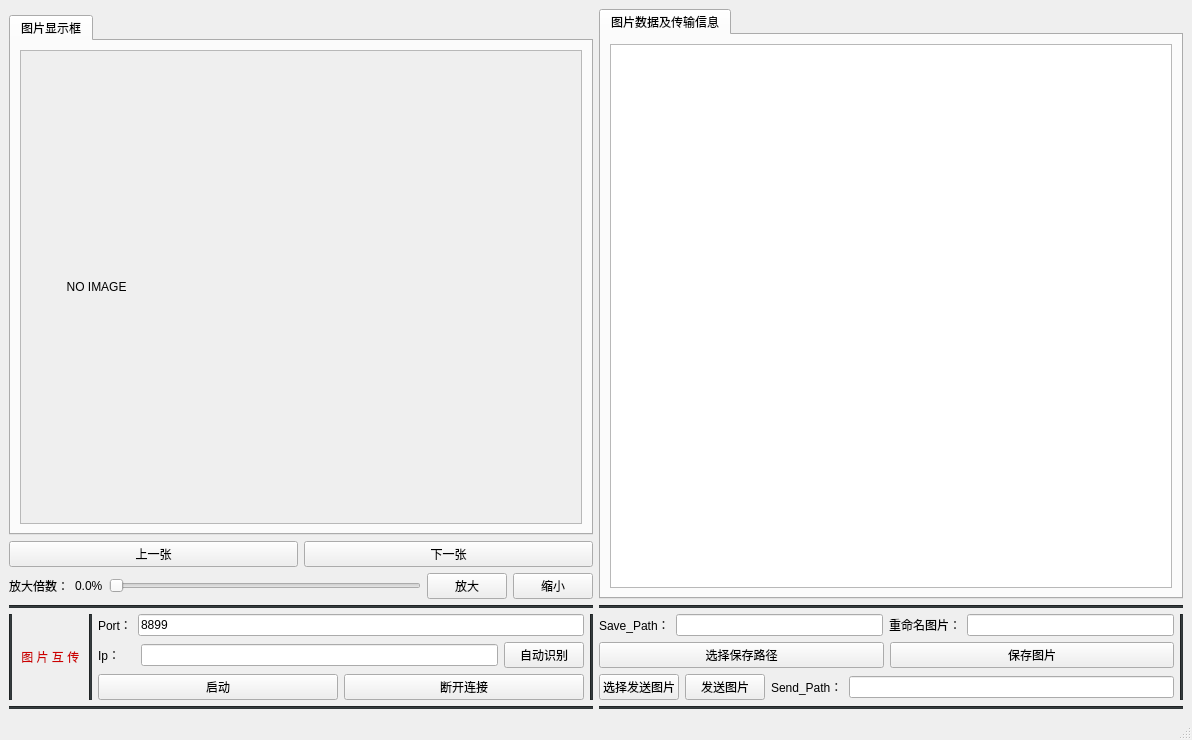
<?xml version="1.0" encoding="UTF-8"?>
<ui version="4.0">
 <class>MainWindow</class>
 <widget class="QMainWindow" name="MainWindow">
  <property name="geometry">
   <rect>
    <x>0</x>
    <y>0</y>
    <width>1192</width>
    <height>740</height>
   </rect>
  </property>
  <property name="windowTitle">
   <string>MainWindow</string>
  </property>
  <widget class="QWidget" name="centralwidget">
   <layout class="QGridLayout" name="gridLayout_4">
    <item row="6" column="1">
     <widget class="Line" name="line_7">
      <property name="styleSheet">
       <string notr="true">background-color: rgb(46, 52, 54);</string>
      </property>
      <property name="orientation">
       <enum>Qt::Horizontal</enum>
      </property>
     </widget>
    </item>
    <item row="6" column="0">
     <widget class="Line" name="line_6">
      <property name="styleSheet">
       <string notr="true">background-color: rgb(46, 52, 54);</string>
      </property>
      <property name="orientation">
       <enum>Qt::Horizontal</enum>
      </property>
     </widget>
    </item>
    <item row="4" column="1">
     <widget class="Line" name="line_4">
      <property name="styleSheet">
       <string notr="true">background-color: rgb(46, 52, 54);</string>
      </property>
      <property name="orientation">
       <enum>Qt::Horizontal</enum>
      </property>
     </widget>
    </item>
    <item row="5" column="0" colspan="2">
     <layout class="QHBoxLayout" name="horizontalLayout_8" stretch="0,0,0,0">
      <item>
       <layout class="QHBoxLayout" name="horizontalLayout_3">
        <item>
         <widget class="Line" name="line_8">
          <property name="styleSheet">
           <string notr="true">background-color: rgb(46, 52, 54);</string>
          </property>
          <property name="orientation">
           <enum>Qt::Vertical</enum>
          </property>
         </widget>
        </item>
        <item>
         <widget class="QLabel" name="label">
          <property name="styleSheet">
           <string notr="true">font: 25pt &quot;Ubuntu&quot;;
color: rgb(204, 0, 0);</string>
          </property>
          <property name="text">
           <string> 图 片 互 传 </string>
          </property>
         </widget>
        </item>
        <item>
         <widget class="Line" name="line">
          <property name="styleSheet">
           <string notr="true">background-color: rgb(46, 52, 54);</string>
          </property>
          <property name="orientation">
           <enum>Qt::Vertical</enum>
          </property>
         </widget>
        </item>
        <item>
         <layout class="QVBoxLayout" name="verticalLayout">
          <item>
           <layout class="QHBoxLayout" name="horizontalLayout_2">
            <item>
             <widget class="QLabel" name="label_3">
              <property name="text">
               <string>Port：</string>
              </property>
             </widget>
            </item>
            <item>
             <widget class="QLineEdit" name="port">
              <property name="text">
               <string>8899</string>
              </property>
             </widget>
            </item>
           </layout>
          </item>
          <item>
           <layout class="QHBoxLayout" name="horizontalLayout">
            <item>
             <widget class="QLabel" name="label_2">
              <property name="text">
               <string>Ip：</string>
              </property>
             </widget>
            </item>
            <item>
             <spacer name="horizontalSpacer">
              <property name="orientation">
               <enum>Qt::Horizontal</enum>
              </property>
              <property name="sizeType">
               <enum>QSizePolicy::Fixed</enum>
              </property>
              <property name="sizeHint" stdset="0">
               <size>
                <width>15</width>
                <height>17</height>
               </size>
              </property>
             </spacer>
            </item>
            <item>
             <widget class="QLineEdit" name="ip"/>
            </item>
            <item>
             <widget class="QPushButton" name="sutoip">
              <property name="styleSheet">
               <string notr="true">font: 9pt &quot;微软雅黑&quot;;</string>
              </property>
              <property name="text">
               <string>自动识别</string>
              </property>
             </widget>
            </item>
           </layout>
          </item>
          <item>
           <layout class="QHBoxLayout" name="horizontalLayout_5">
            <item>
             <widget class="QPushButton" name="start">
              <property name="styleSheet">
               <string notr="true">font: 9pt &quot;微软雅黑&quot;;</string>
              </property>
              <property name="text">
               <string>启动</string>
              </property>
             </widget>
            </item>
            <item>
             <widget class="QPushButton" name="disconn">
              <property name="styleSheet">
               <string notr="true">font: 9pt &quot;微软雅黑&quot;;</string>
              </property>
              <property name="text">
               <string>断开连接</string>
              </property>
             </widget>
            </item>
           </layout>
          </item>
         </layout>
        </item>
       </layout>
      </item>
      <item>
       <widget class="Line" name="line_3">
        <property name="styleSheet">
         <string notr="true">background-color: rgb(46, 52, 54);</string>
        </property>
        <property name="orientation">
         <enum>Qt::Vertical</enum>
        </property>
       </widget>
      </item>
      <item>
       <layout class="QVBoxLayout" name="verticalLayout_2">
        <item>
         <layout class="QHBoxLayout" name="horizontalLayout_4">
          <item>
           <widget class="QLabel" name="label_5">
            <property name="text">
             <string>Save_Path：</string>
            </property>
           </widget>
          </item>
          <item>
           <widget class="QLineEdit" name="path"/>
          </item>
          <item>
           <widget class="QLabel" name="label_6">
            <property name="text">
             <string>重命名图片：</string>
            </property>
           </widget>
          </item>
          <item>
           <widget class="QLineEdit" name="rename"/>
          </item>
         </layout>
        </item>
        <item>
         <layout class="QHBoxLayout" name="horizontalLayout_13">
          <item>
           <widget class="QPushButton" name="selectsave">
            <property name="styleSheet">
             <string notr="true">font: 9pt &quot;微软雅黑&quot;;</string>
            </property>
            <property name="text">
             <string>选择保存路径</string>
            </property>
           </widget>
          </item>
          <item>
           <widget class="QPushButton" name="savepicbtn">
            <property name="styleSheet">
             <string notr="true">font: 9pt &quot;微软雅黑&quot;;</string>
            </property>
            <property name="text">
             <string>保存图片</string>
            </property>
           </widget>
          </item>
         </layout>
        </item>
        <item>
         <layout class="QHBoxLayout" name="horizontalLayout_7">
          <item>
           <widget class="QPushButton" name="selectsend">
            <property name="styleSheet">
             <string notr="true">font: 9pt &quot;微软雅黑&quot;;</string>
            </property>
            <property name="text">
             <string>选择发送图片</string>
            </property>
           </widget>
          </item>
          <item>
           <widget class="QPushButton" name="sendpic">
            <property name="styleSheet">
             <string notr="true">font: 9pt &quot;微软雅黑&quot;;</string>
            </property>
            <property name="text">
             <string>发送图片</string>
            </property>
           </widget>
          </item>
          <item>
           <widget class="QLabel" name="label_8">
            <property name="text">
             <string>Send_Path：</string>
            </property>
           </widget>
          </item>
          <item>
           <widget class="QLineEdit" name="sendpath"/>
          </item>
         </layout>
        </item>
       </layout>
      </item>
      <item>
       <widget class="Line" name="line_10">
        <property name="styleSheet">
         <string notr="true">background-color: rgb(46, 52, 54);</string>
        </property>
        <property name="orientation">
         <enum>Qt::Vertical</enum>
        </property>
       </widget>
      </item>
     </layout>
    </item>
    <item row="1" column="0">
     <widget class="QTabWidget" name="tabWidget">
      <property name="currentIndex">
       <number>0</number>
      </property>
      <widget class="QWidget" name="tab_4">
       <attribute name="title">
        <string>图片显示框</string>
       </attribute>
       <layout class="QGridLayout" name="gridLayout">
        <item row="0" column="0">
         <widget class="QScrollArea" name="scrollArea">
          <property name="widgetResizable">
           <bool>true</bool>
          </property>
          <widget class="QWidget" name="scrollAreaWidgetContents">
           <property name="geometry">
            <rect>
             <x>0</x>
             <y>0</y>
             <width>558</width>
             <height>465</height>
            </rect>
           </property>
           <layout class="QGridLayout" name="gridLayout_3">
            <item row="0" column="0">
             <widget class="QLabel" name="image">
              <property name="styleSheet">
               <string notr="true">font: 75 36pt &quot;微软雅黑&quot;;</string>
              </property>
              <property name="text">
               <string>           NO IMAGE</string>
              </property>
             </widget>
            </item>
           </layout>
          </widget>
         </widget>
        </item>
       </layout>
      </widget>
     </widget>
    </item>
    <item row="4" column="0">
     <widget class="Line" name="line_5">
      <property name="styleSheet">
       <string notr="true">background-color: rgb(46, 52, 54);</string>
      </property>
      <property name="orientation">
       <enum>Qt::Horizontal</enum>
      </property>
     </widget>
    </item>
    <item row="0" column="0">
     <layout class="QVBoxLayout" name="verticalLayout_3"/>
    </item>
    <item row="3" column="0">
     <layout class="QHBoxLayout" name="horizontalLayout_6">
      <item>
       <widget class="QLabel" name="scale_2">
        <property name="text">
         <string>放大倍数：</string>
        </property>
       </widget>
      </item>
      <item>
       <widget class="QLabel" name="scale">
        <property name="text">
         <string>0.0%</string>
        </property>
       </widget>
      </item>
      <item>
       <widget class="QSlider" name="scaleSlider">
        <property name="orientation">
         <enum>Qt::Horizontal</enum>
        </property>
       </widget>
      </item>
      <item>
       <widget class="QPushButton" name="enlage">
        <property name="text">
         <string>放大</string>
        </property>
       </widget>
      </item>
      <item>
       <widget class="QPushButton" name="reduce">
        <property name="text">
         <string>缩小</string>
        </property>
       </widget>
      </item>
     </layout>
    </item>
    <item row="2" column="0">
     <layout class="QHBoxLayout" name="horizontalLayout_9">
      <item>
       <widget class="QPushButton" name="up">
        <property name="styleSheet">
         <string notr="true">font: 9pt &quot;微软雅黑&quot;;</string>
        </property>
        <property name="text">
         <string>上一张</string>
        </property>
       </widget>
      </item>
      <item>
       <widget class="QPushButton" name="down">
        <property name="styleSheet">
         <string notr="true">font: 9pt &quot;微软雅黑&quot;;</string>
        </property>
        <property name="text">
         <string>下一张</string>
        </property>
       </widget>
      </item>
     </layout>
    </item>
    <item row="0" column="1" rowspan="4">
     <widget class="QTabWidget" name="tabWidget_2">
      <property name="currentIndex">
       <number>0</number>
      </property>
      <widget class="QWidget" name="tab_2">
       <attribute name="title">
        <string>图片数据及传输信息</string>
       </attribute>
       <layout class="QGridLayout" name="gridLayout_2">
        <item row="0" column="0">
         <widget class="QTextEdit" name="picdata"/>
        </item>
       </layout>
      </widget>
     </widget>
    </item>
   </layout>
  </widget>
  <widget class="QStatusBar" name="statusbar"/>
 </widget>
 <resources/>
 <connections/>
</ui>
